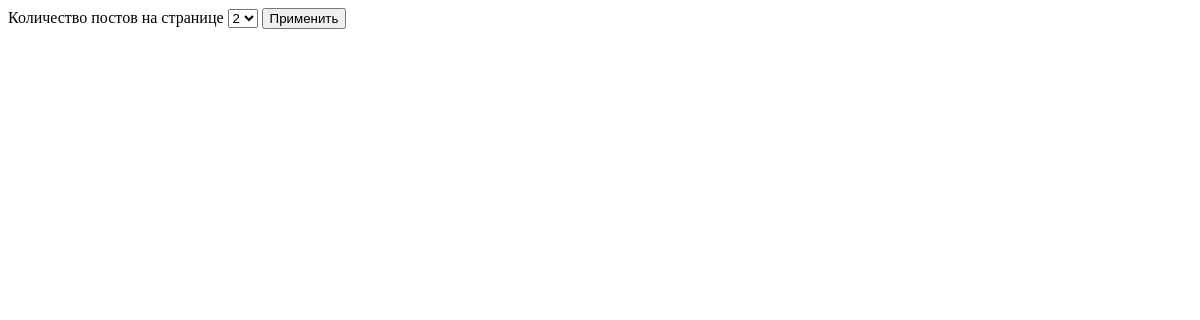
Before: /index/ with the older database file.
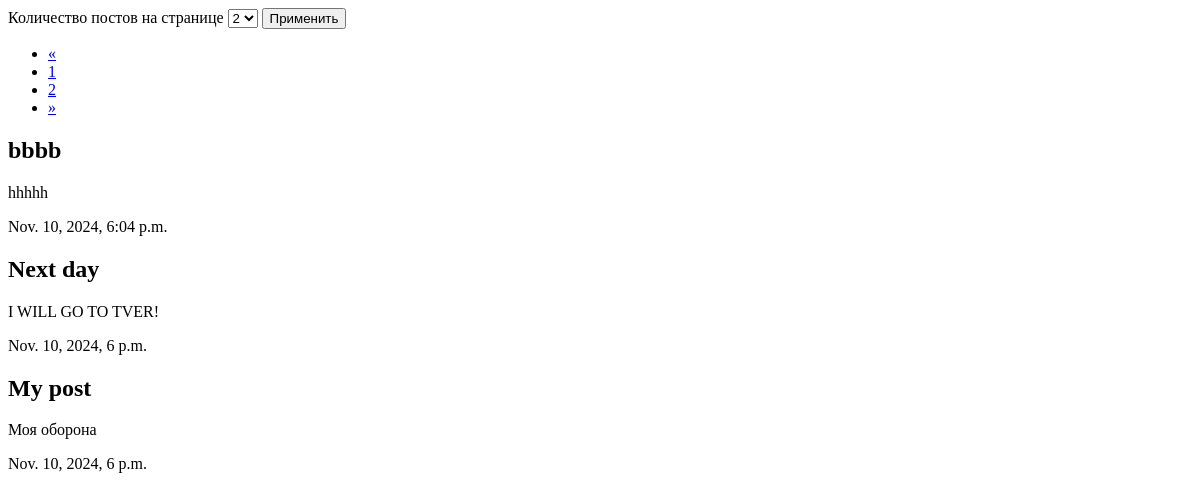
After: the same page with the newer database file.
### task4/models.py (models this page shows)
class Post(models.Model):
    title = models.CharField(max_length=200)
    content = models.TextField()
    created_at = models.DateTimeField(auto_now_add=True)

### task4/views.py (the view)
# urls.py: path("index/", index),
def index(request):
    posts = Post.objects.all().order_by('-created_at')
    items_per_page = int(request.GET.get('items_per_page', 3))
    paginator = Paginator(posts, items_per_page)
    page_number = request.GET.get('page')
    page_obj = paginator.get_page(page_number)
    return render(request, 'fourth_task/index.html', {'page_obj': page_obj})

### templates/fourth_task/index.html (shortened to what this page needs)
<!DOCTYPE html>
<html lang="en">
<head>
</head>
<body>
    <form method="GET">
        <label for="items-per-page">Количество постов на странице</label>
        <select name="items_per_page" id="items-per-page">
            <option value="2" {% if request.GET.items_per_page == '2' %}selected{% endif %}>2</option>
        </select>
        <button type="submit">Применить</button>
    </form>
    {% if page_obj.has_other_pages %}
<nav aria-label="Page navigation">
    <ul class="pagination">
        {% if page_obj.has_previous %}
        <li class="page-item">
            <a class="page-link" href="?page={{ page_obj.previous_page_number }}{% if request.GET.items_per_page %}&items_per_page={{ request.GET.items_per_page }}{% endif %}" aria-label="Previous">
                <span aria-hidden="true">&laquo;</span>
            </a>
        </li>
    {% else %}
        <li class="page-item disabled">
            <a class="page-link" href="#" aria-label="Previous">
                <span aria-hidden="true">&laquo;</span>
            </a>
        </li>
        {% endif %}
        {% for i in page_obj.paginator.page_range %}
            {% if page_obj.number == i %}
            <li class="page-item active" aria-current="page">
                <a class="page-link" href="#"> {{ i }}</a>
            </li>
        {% else %}
            <li class="page-item">
                <a class="page-link" href="?page={{ i }}{% if request.GET.items_per_page %}&items_per_page={{ request.GET.items_per_page }}{% endif %}">{{ i }}</a>
            </li>
            {% endif %}
        {% endfor %}
        {% if page_obj.has_next %}
        <li class="page-item">
            <a class="page-link" href="?page={{ page_obj.next_page_number }}{% if request.GET.items_per_page %}&items_per_page={{ request.GET.items_per_page }}{% endif %}" aria-label="Next">
                <span aria-hidden="true">&raquo;</span>
            </a>
        </li>
        {% else %}
        <li class="page-item disabled">
            <a class="page-link" href="#" aria-label="Next">
                <span aria-hidden="true">&raquo;</span>
            </a>
        </li>
        {% endif %}
    </ul>
    {% endif %}
</nav>
<div class="row">
    {% for post in page_obj %}
    <div class="col-md-4">
        <h2>{{ post.title }}</h2>
        <p>{{ post.content }}</p>
        <p>{{ post.created_at }}</p>
    </div>
    {% endfor %}
</div>
</body>
</html>

Changed rows visible on the page:
added Post: title "bbbb", content "hhhhh", created_at "Nov. 10, 2024, 6:04 p.m."
added Post: title "Next day", content "I WILL GO TO TVER!", created_at "Nov. 10, 2024, 6 p.m."
added Post: title "My post", content "Моя оборона", created_at "Nov. 10, 2024, 6 p.m."
Other visible differences:
new list line: "1"
new list line: "2"
